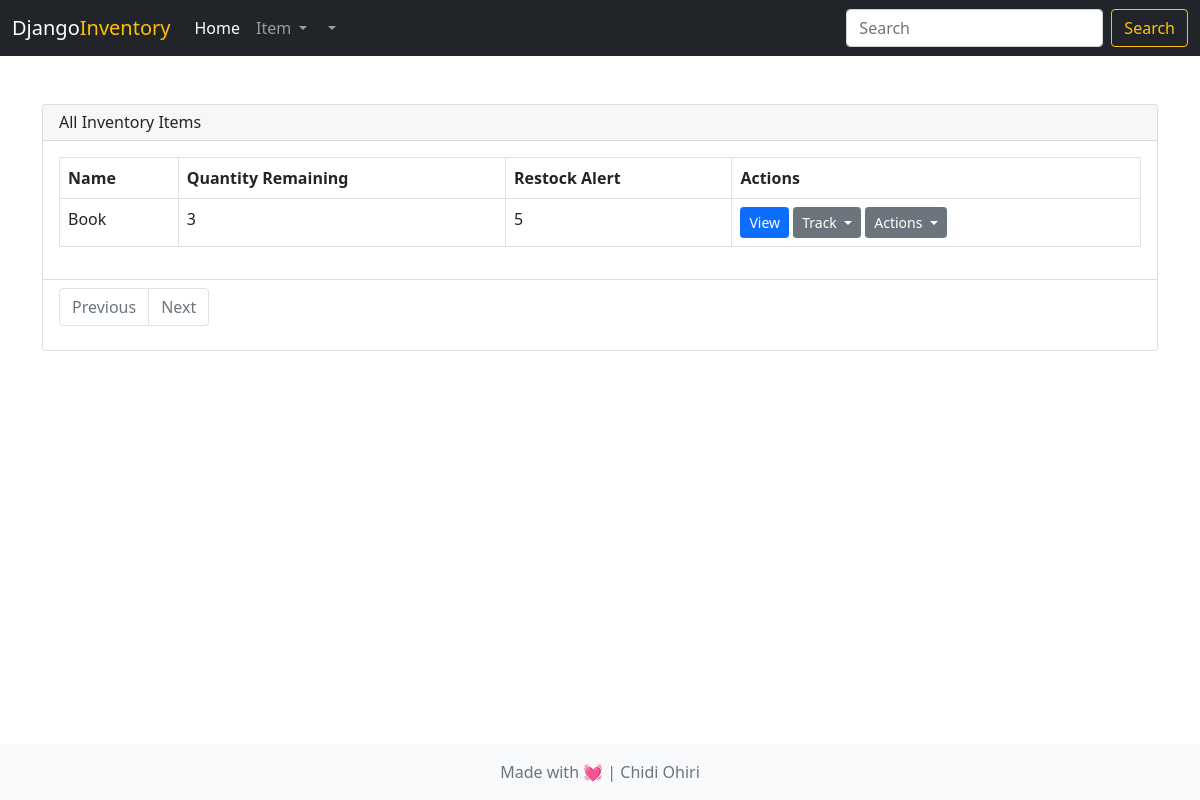
The app's page /inventory/all-items/ with its own data.
### inventory/models.py (models this page shows)
class Item(models.Model):
    name = models.CharField(max_length=100)
    quantity = models.PositiveIntegerField()
    restock_alert = models.PositiveIntegerField()
    created_by = models.ForeignKey(User, on_delete=models.SET_NULL, null=True)
    created_on = models.DateTimeField(auto_now_add=True)

### inventory/views.py (the view)
# urls.py: path('all-items/', views.all_items, name='all-items'),
def all_items(request):
    item_list = Item.objects.all()
    paginator = Paginator(item_list, 10)  # Show 10 items per page
    page_number = request.GET.get('page')
    page_obj = paginator.get_page(page_number)
    context = {'items': page_obj}
    return render(request, 'inventory/all_items.html', context)

### templates/inventory/all_items.html (shortened to what this page needs)
{% extends 'base.html' %}
{% block content %}
<div class="card">
    <div class="card-header d-flex justify-content-between align-items-center ">
        <h6 class="mb-0">All Inventory Items</h6>
    </div>
    <div class="card-body">
        <table class="table table-bordered">
            <thead>
                <tr>
                    <th scope="col">Name</th>
                    <th scope="col">Quantity Remaining</th>
                    <th scope="col">Restock Alert</th>
                    <th scope="col">Actions</th>
                </tr>
            </thead>
            <tbody>
                {% for item in items %}
                <tr>
                    <td>{{item.name}}</td>
                    <td>{{item.quantity}}</td>
                    <td>{{item.restock_alert}}</td>
                    <td>
                        <a href="{% url 'item-details' item.pk %}" type="button" class="btn btn-primary btn-sm">View</a>
                        <div class="btn-group" role="group" aria-label="Button group with nested dropdown">
                            <div class="btn-group" role="group">
                                <button id="btnGroupDrop1" type="button"
                                    class="btn btn-secondary btn-sm dropdown-toggle" data-bs-toggle="dropdown"
                                    aria-expanded="false">
                                    Track
                                </button>
                            </div>
                        </div>
                        <div class="btn-group" role="group" aria-label="Button group with nested dropdown">
                            <div class="btn-group" role="group">
                                <button id="btnGroupDrop1" type="button"
                                    class="btn btn-secondary btn-sm dropdown-toggle" data-bs-toggle="dropdown"
                                    aria-expanded="false">
                                    Actions
                                </button>
                            </div>
                        </div>
                    </td>
                </tr>
                {% endfor %}
            </tbody>
        </table>
    </div>
    <div class="card-footer bg-white">
        <nav aria-label="...">
            <ul class="pagination">
                {% if items.has_previous %}
                <li class="page-item">
                    <a class="page-link" href="?page={{ items.previous_page_number }}">Previous</a>
                </li>
                {% else %}
                <li class="page-item disabled">
                    <a class="page-link" href="#" tabindex="-1" aria-disabled="true">Previous</a>
                </li>
                {% endif %}
                {% if items.has_next %}
                <li class="page-item">
                    <a class="page-link" href="?page={{ items.next_page_number }}">Next</a>
                </li>
                {% else %}
                <li class="page-item disabled">
                    <a class="page-link" href="#" tabindex="-1" aria-disabled="true">Next</a>
                </li>
                {% endif %}
            </ul>
        </nav>
    </div>
</div>
{% endblock content %}

### records on screen
Item: name "Book", quantity "3", restock_alert "5"
